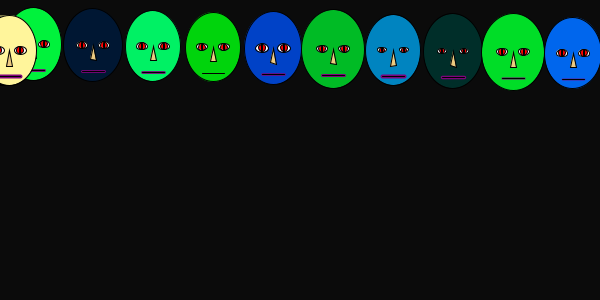
Frame 1 (no input)
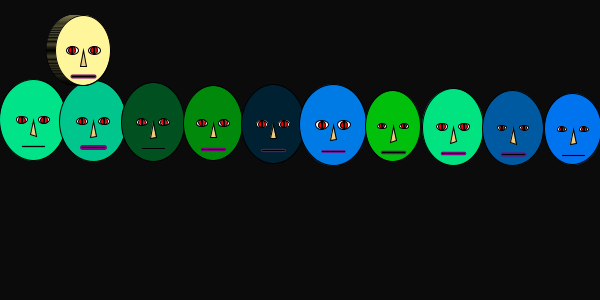
Frame 60 (the mouse pressed at the canvas centre just before this capture)
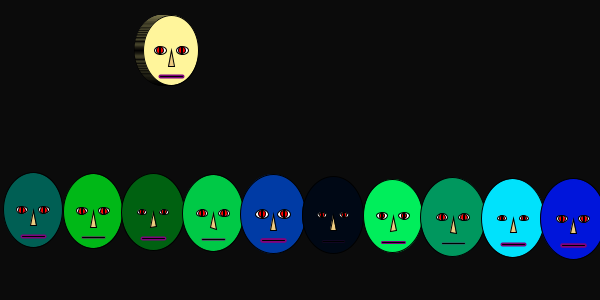
Frame 120 (the mouse held since frame 60 and released just before this capture)

The Processing sketch that drew these frames (run headless with seeded random() and noise(); from frame 60 on, the mouse is pressed at the canvas centre):

// Processing sketch: processing_182997
// ── processing_182997.pde

int Ypos;
int Xpos;
int hradi;
void setup() {
  frameRate(24);
  size(600, 300);
  Xpos=0;
  Ypos=44;
  hradi=1;
  
}


void draw() {
  background(11);
  for (int i=0; i<600; i=i+60) {
    andlit(i+33, Ypos);
    andlit2(Xpos,50);
    Xpos = Xpos+hradi;
    if (Xpos == 1200) hradi = -1;
    if (Xpos < 0) hradi = 1;
    Ypos = Ypos+hradi;
    if (Ypos > 300) hradi = -1;
    if (Ypos < 0) hradi = 1;
    //andlit(100,44);
    // andlit(170,44);
  }
}

void andlit(int x, int y) {

  float staerd = random(5, 9);
  float randomStaerd = random(54, 67);
  float innri = 0.2;
  float glampi = 0.9;
  fill(random(0),random(255),random(255));
  ellipse(x, y, randomStaerd, randomStaerd+15);
  fill(255);
  ellipse(x+11, y, staerd+4, staerd);
  ellipse(x-11, y, staerd+4, staerd);
  fill(255, 0, 0);
  ellipse(x+11, y, staerd*glampi, staerd*glampi);
  ellipse(x-11, y, staerd*glampi, staerd*glampi);
  fill(0);
  ellipse(x+11, y, staerd*innri, staerd);
  ellipse(x-11, y, staerd*innri, staerd);
  fill(237, 202, 127);
  triangle(x-3, y+random(14, 17), x+3, y+random(14, 17), x, y);
  stroke(126, 3, 124);
  strokeWeight(random(1, 5));
  line(x-11, y+26, x+11, y+26);
  stroke(0);
  strokeWeight(1);
  line(x-11, y+26, x+11, y+26);
}

void andlit2(int x, int y) {

  float staerd = 8;
  //float staerd = 55;
  float innri = 0.2;
  float glampi = 0.9;
  fill(255,245,155);
  ellipse(x, y, 55, 70);
  fill(255);
  ellipse(x+11, y, staerd+4, staerd);
  ellipse(x-11, y, staerd+4, staerd);
  fill(255, 0, 0);
  ellipse(x+11, y, staerd*glampi, staerd*glampi);
  ellipse(x-11, y, staerd*glampi, staerd*glampi);
  fill(0);
  ellipse(x+11, y, staerd*innri, staerd);
  ellipse(x-11, y, staerd*innri, staerd);
  fill(237, 202, 127);
  triangle(x-3, y+16, x+3, y+16, x, y);
  stroke(126, 3, 124);
  strokeWeight(4);
  line(x-11, y+26, x+11, y+26);
  stroke(0);
  strokeWeight(1);
  line(x-11, y+26, x+11, y+26);
}
